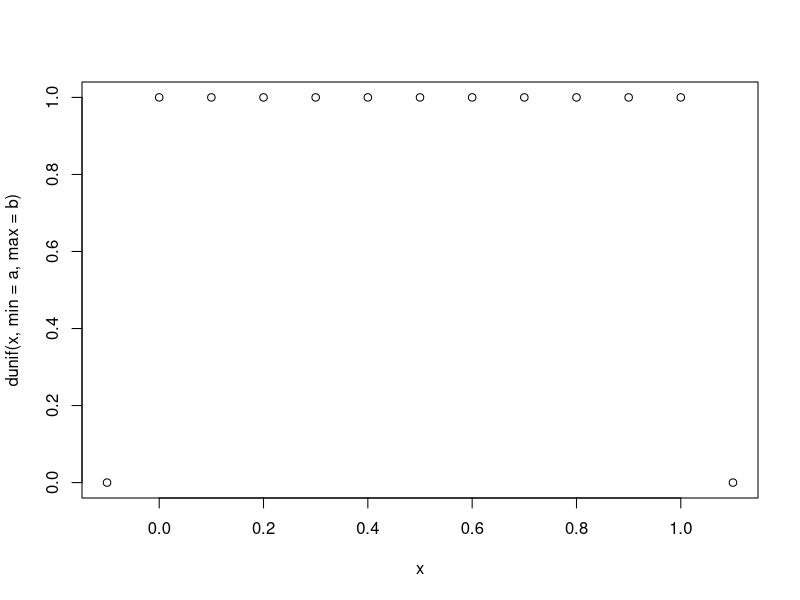
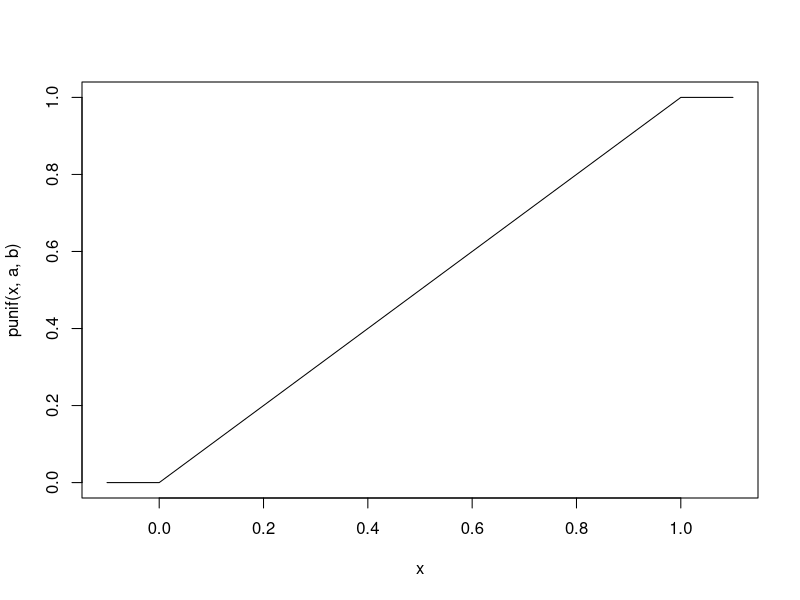
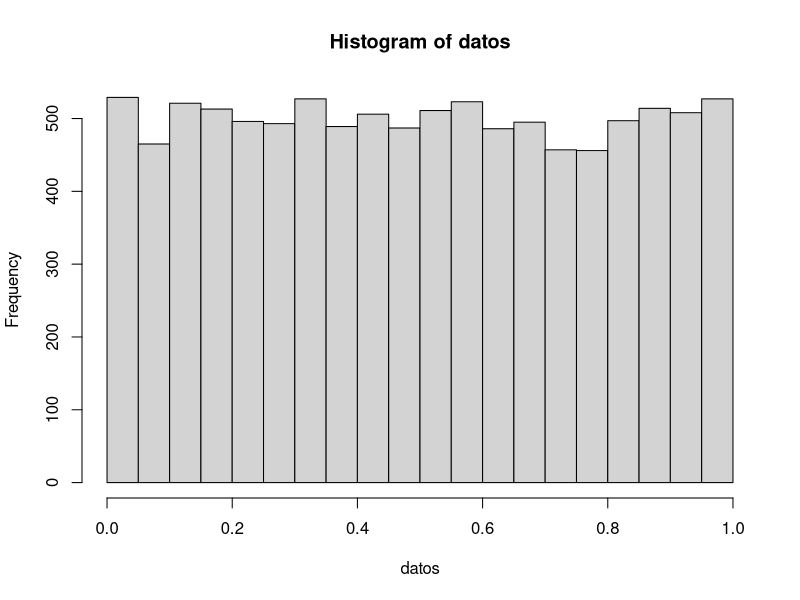

Reproduce these figures in R, in order.
## ---- chunk 1
a = 0 
b = 1

x = seq(-0.1, 1.1, 0.1)
plot(x, dunif(x, min = a, max = b)) #Funcion densidad
plot(x, punif(x, a, b), type = 'l')#Funcion distribucion

qunif(0.5, a, b)

runif(10000, a, b) -> datos
hist(datos)
